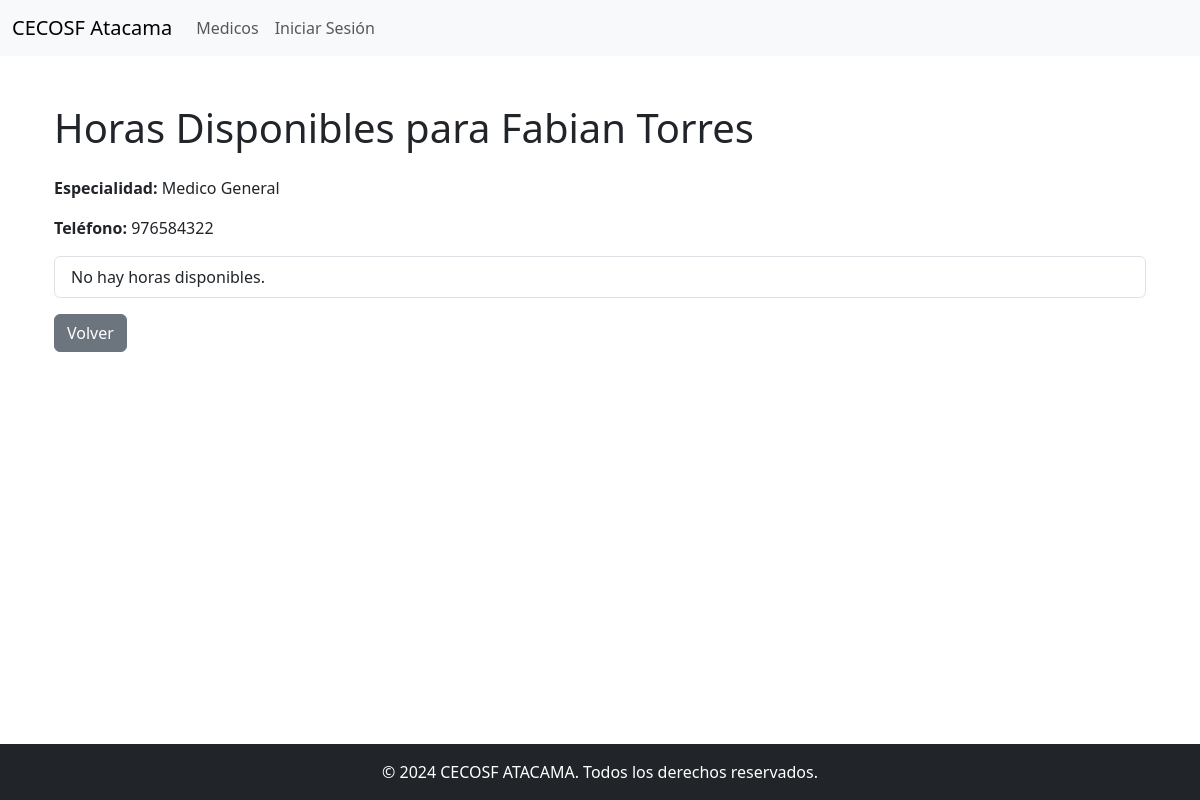
Page /personas/ver_horas_medico/3/ on the earlier database version.
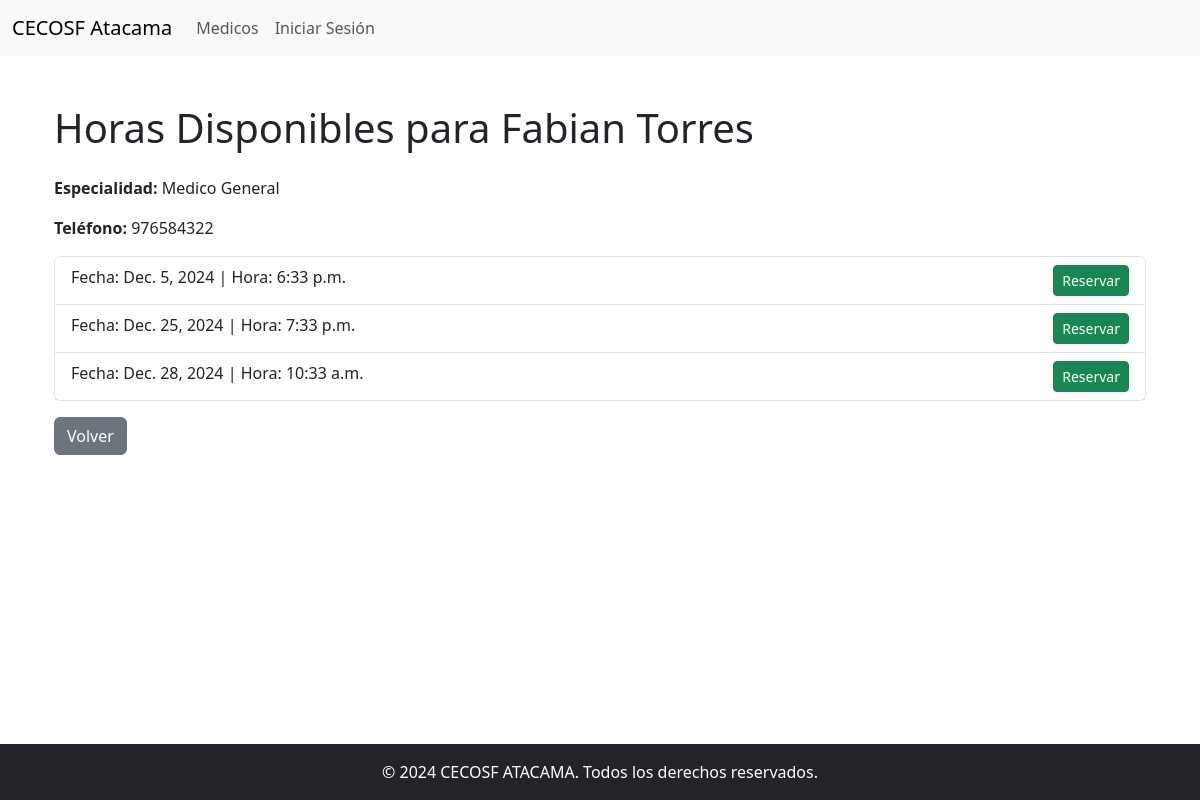
Same page on the later database version.
### personas/models.py (models this page shows, shortened)
class Hora(models.Model):
    medico = models.ForeignKey(Medico, on_delete=models.CASCADE, related_name="horas")
    fecha = models.DateField()
    hora = models.TimeField()
    disponible = models.BooleanField(default=True)
    usuario = models.ForeignKey(User, null=True, blank=True, on_delete=models.SET_NULL)

### personas/views.py (the view)
# urls.py: path('ver_horas_medico/<int:medico_id>/', views.ver_horas_medico, name='ver_horas_medico'),
def ver_horas_medico(request, medico_id):
    medico = get_object_or_404(Medico, id=medico_id)
    horas = medico.horas.filter(disponible=True).order_by('fecha', 'hora')
    return render(request, 'personas/ver_horas_medico.html', {'medico': medico, 'horas': horas})

### personas/templates/personas/ver_horas_medico.html (shortened to what this page needs)
{% extends 'personas/base.html' %}
{% load static %}
{% block content %}
<div class="container">
    <h1 class="mb-4">Horas Disponibles para {{ medico.nombre }}</h1>
    <p><strong>Especialidad:</strong> {{ medico.especialidad }}</p>
    <p><strong>Teléfono:</strong> {{ medico.telefono }}</p>
    <ul class="list-group">
        {% for hora in horas %}
        <li class="list-group-item">
            Fecha: {{ hora.fecha }} | Hora: {{ hora.hora }}
            {% if hora.disponible %}
                <a href="{% url 'reservar_hora' hora.id %}" class="btn btn-success btn-sm float-end">Reservar</a>
            {% else %}
                <span class="badge bg-danger float-end">Reservada</span>
            {% endif %}
        </li>
        {% empty %}
        <li class="list-group-item">No hay horas disponibles.</li>
        {% endfor %}
    </ul>
    <a href="{% url 'listamedicos' %}" class="btn btn-secondary mt-3">Volver</a>
</div>
{% endblock %}

Differences in the rows shown:
now on this page (row edited): Hora: fecha "Dec. 5, 2024", hora "6:33 p.m.", disponible "Reservar"
now on this page (row edited): Hora: fecha "Dec. 25, 2024", hora "7:33 p.m.", disponible "Reservar"
now on this page (row edited): Hora: fecha "Dec. 28, 2024", hora "10:33 a.m.", disponible "Reservar"
Other differences:
text no longer shown: "No hay horas disponibles."
